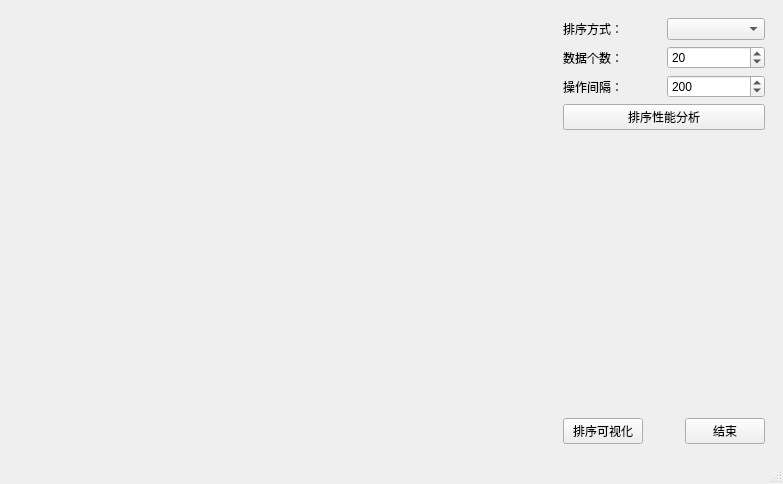
<?xml version="1.0" encoding="UTF-8"?>
<ui version="4.0">
 <class>MainUI</class>
 <widget class="QMainWindow" name="MainUI">
  <property name="geometry">
   <rect>
    <x>0</x>
    <y>0</y>
    <width>783</width>
    <height>484</height>
   </rect>
  </property>
  <property name="windowTitle">
   <string>Visual Sort _wwt</string>
  </property>
  <property name="toolTipDuration">
   <number>-1</number>
  </property>
  <property name="styleSheet">
   <string notr="true">/* 主体 */
*{
color:rgb(220, 220, 220);
}
QMainWindow,#centralwidget{
background:black;
}
#centralwidget&gt;QWidget{
border:1px solid rgb(128, 128, 128);
}
/* 标签 */
QLabel{
border:0;
}
/* 下拉框 */
QComboBox{
height:24px;
padding-left: 5px;
border:1px solid rgb(128, 128, 128);
background-color: rgb(40 ,40 ,40);
border-radius: 3px;
}
QComboBox:disabled{
color:rgb(128, 128, 128);
}
QComboBox:hover{
border-color:rgb(255, 170, 0); 
}
QComboBox QAbstractItemView{
outline: 0px; /*选项虚线*/
background-color:rgb(110, 110, 110);
}
QComboBox QAbstractItemView::item{
/*高度设置需要代码中setView(new QListView(this));*/
height:26px;
}
QComboBox QAbstractItemView::item:hover{
color:black;
background-color: rgb(255, 170, 0);
}
QComboBox QAbstractItemView::item:selected{
background-color: rgb(255, 170, 0);
}
QComboBox::drop-down {
width:20px;
height:20px;
subcontrol-position: center right;
right:2px;
top:3px;
border:0;
background-color:transparent;
}
QComboBox::down-arrow {
/*替换三角小图标*/
width:16px;
height:16px;
background-color: qconicalgradient(
cx:0.5, cy:0.6, angle:0.5, 
stop:0.125 rgba(0, 0, 0, 0), 
stop:0.1251 rgba(200, 200, 200, 255), 
stop:0.375 rgba(200, 200, 200, 255), 
stop:0.3751 rgba(0, 0, 0, 0));
}
QComboBox::down-arrow:hover {
background-color: qconicalgradient(
cx:0.5, cy:0.6, angle:0.5, 
stop:0.125 rgba(0, 0, 0, 0), 
stop:0.1251 rgba(255, 170, 0, 255), 
stop:0.375 rgba(255, 170, 0, 255), 
stop:0.3751 rgba(0, 0, 0, 0));
}
/* 数字框 */
QSpinBox{
height:24px;
padding-left: 5px;
border:1px solid rgb(128, 128, 128);
background-color: rgb(40 ,40 ,40);
border-radius: 3px;
}
QSpinBox:disabled{
color:rgb(128, 128, 128);
}
QSpinBox:hover{
border-color:rgb(255, 170, 0); 
}
QSpinBox::up-button{
width:14px;
height:14px;
subcontrol-origin:border;
subcontrol-position:top right;
right:6px;
top:-2px;
background-color: qconicalgradient(
cx:0.5, cy:0.5, angle:0.5, 
stop:0.625 rgba(0, 0, 0, 0), 
stop:0.6251 rgba(200, 200, 200, 255), 
stop:0.875 rgba(200, 200, 200, 255), 
stop:0.8751 rgba(0, 0, 0, 0));
}
QSpinBox::up-button:hover{
background-color: qconicalgradient(
cx:0.5, cy:0.5, angle:0.5, 
stop:0.625 rgba(0, 0, 0, 0), 
stop:0.6251 rgba(255, 170, 0, 255), 
stop:0.875 rgba(255, 170, 0, 255), 
stop:0.8751 rgba(0, 0, 0, 0));
}
QSpinBox::down-button{
width:14px;
height:14px;
subcontrol-origin:border;
subcontrol-position:bottom right;
right:5px;
bottom:-2px;
background-color: qconicalgradient(
cx:0.5, cy:0.5, angle:0.5, 
stop:0.125 rgba(0, 0, 0, 0), 
stop:0.1251 rgba(200, 200, 200, 255), 
stop:0.375 rgba(200, 200, 200, 255), 
stop:0.3751 rgba(0, 0, 0, 0));
}
QSpinBox::down-button:hover{
background-color: qconicalgradient(
cx:0.5, cy:0.5, angle:0.5, 
stop:0.125 rgba(0, 0, 0, 0), 
stop:0.1251 rgba(255, 170, 0, 255), 
stop:0.375 rgba(255, 170, 0, 255), 
stop:0.3751 rgba(0, 0, 0, 0));
}
/* 按钮 */
QPushButton{
width:120px;
height:26px;
border:1px solid rgb(128, 128, 128);
background-color: rgb(40 ,40 ,40);
border-radius: 3px;
}
QPushButton:hover{
border-color:rgb(255, 170, 0); /* 橙色边框 */
}
QPushButton:pressed{
background-color: rgb(255, 170, 0);
border-color: rgb(128, 128, 128);
color:black;
}
QPushButton:checked{
color: rgb(0, 170, 255);
border-color: rgb(0, 170, 255); /* 蓝色边框 */
}
QPushButton:disabled{
color: rgb(230, 230, 230);
background-color: rgb(150, 150, 150);
}
QPushButton:checked:pressed{
color:black;
}
QPushButton:checked:hover{
border-color: rgb(255, 170, 128);
}</string>
  </property>
  <widget class="QWidget" name="centralwidget">
   <layout class="QHBoxLayout" name="horizontalLayout_5">
    <item>
     <widget class="QWidget" name="canvasWrap" native="true">
      <layout class="QVBoxLayout" name="verticalLayout_2">
       <item>
        <widget class="MainCanvas" name="canvas" native="true"/>
       </item>
      </layout>
     </widget>
    </item>
    <item>
     <widget class="QWidget" name="panel" native="true">
      <property name="minimumSize">
       <size>
        <width>220</width>
        <height>0</height>
       </size>
      </property>
      <property name="maximumSize">
       <size>
        <width>220</width>
        <height>16777215</height>
       </size>
      </property>
      <layout class="QVBoxLayout" name="verticalLayout">
       <item>
        <layout class="QHBoxLayout" name="horizontalLayout_2">
         <item>
          <widget class="QLabel" name="label">
           <property name="text">
            <string>排序方式：</string>
           </property>
          </widget>
         </item>
         <item>
          <widget class="QComboBox" name="comboType"/>
         </item>
        </layout>
       </item>
       <item>
        <layout class="QHBoxLayout" name="horizontalLayout_4">
         <item>
          <widget class="QLabel" name="label_3">
           <property name="text">
            <string>数据个数：</string>
           </property>
          </widget>
         </item>
         <item>
          <widget class="QSpinBox" name="spinCount">
           <property name="minimum">
            <number>2</number>
           </property>
           <property name="maximum">
            <number>999999999</number>
           </property>
           <property name="value">
            <number>20</number>
           </property>
          </widget>
         </item>
        </layout>
       </item>
       <item>
        <layout class="QHBoxLayout" name="horizontalLayout_3">
         <item>
          <widget class="QLabel" name="label_2">
           <property name="text">
            <string>操作间隔：</string>
           </property>
          </widget>
         </item>
         <item>
          <widget class="QSpinBox" name="spinInterval">
           <property name="minimum">
            <number>0</number>
           </property>
           <property name="maximum">
            <number>999999999</number>
           </property>
           <property name="value">
            <number>200</number>
           </property>
          </widget>
         </item>
        </layout>
       </item>
       <item>
        <layout class="QHBoxLayout" name="horizontalLayout_7">
         <item>
          <widget class="QPushButton" name="analyze">
           <property name="text">
            <string>排序性能分析</string>
           </property>
          </widget>
         </item>
        </layout>
       </item>
       <item>
        <spacer name="verticalSpacer">
         <property name="orientation">
          <enum>Qt::Vertical</enum>
         </property>
         <property name="sizeHint" stdset="0">
          <size>
           <width>20</width>
           <height>40</height>
          </size>
         </property>
        </spacer>
       </item>
       <item>
        <layout class="QHBoxLayout" name="horizontalLayout">
         <item>
          <widget class="QPushButton" name="btnSort">
           <property name="text">
            <string>排序可视化</string>
           </property>
          </widget>
         </item>
         <item>
          <spacer name="horizontalSpacer">
           <property name="orientation">
            <enum>Qt::Horizontal</enum>
           </property>
           <property name="sizeHint" stdset="0">
            <size>
             <width>40</width>
             <height>20</height>
            </size>
           </property>
          </spacer>
         </item>
         <item>
          <widget class="QPushButton" name="btnStop">
           <property name="text">
            <string>结束</string>
           </property>
          </widget>
         </item>
        </layout>
       </item>
      </layout>
     </widget>
    </item>
   </layout>
  </widget>
  <widget class="QMenuBar" name="menubar">
   <property name="geometry">
    <rect>
     <x>0</x>
     <y>0</y>
     <width>783</width>
     <height>21</height>
    </rect>
   </property>
  </widget>
  <widget class="QStatusBar" name="statusbar"/>
 </widget>
 <customwidgets>
  <customwidget>
   <class>MainCanvas</class>
   <extends>QWidget</extends>
   <header>MainCanvas.h</header>
   <container>1</container>
  </customwidget>
 </customwidgets>
 <resources/>
 <connections/>
</ui>
